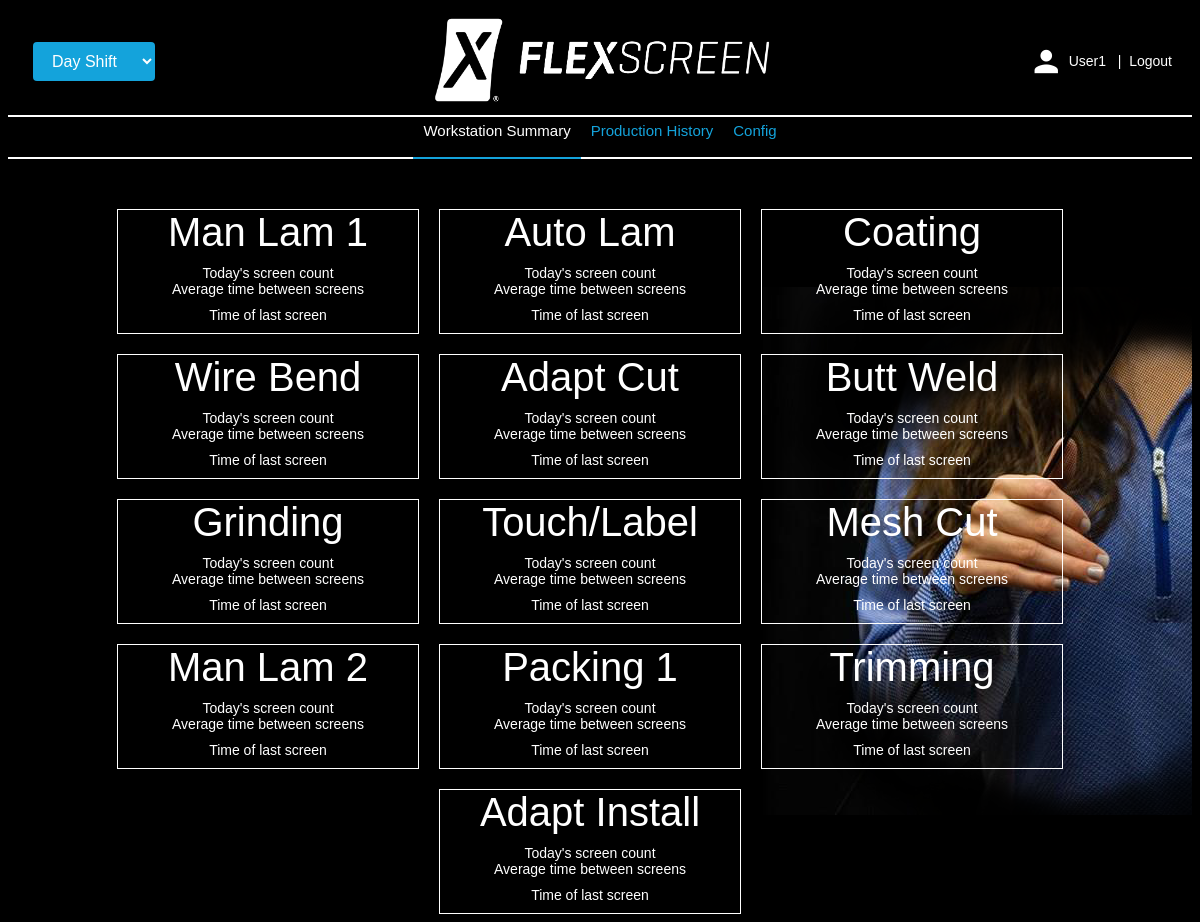
Screenshot of /website/workstationSummary.php with the database file from the repository.
### tables this page shows
CREATE TABLE `station` (
  `stationId` int(11) NOT NULL,
  `name` tinytext NOT NULL,
  `label` tinytext NOT NULL,
  `description` tinytext,
  `cycleTime` int(11) NOT NULL DEFAULT '0',
  `updateTime` datetime DEFAULT NULL
);

### website/common/params.php (called while the page is built, shortened)
<?php
class Params extends ArrayObject
{
   public static function parse()
   {
      $params = new Params(array());
      return $params;
   }
   public function getBool($key)
   {
      return (isset($this[$key]) && filter_var($this[$key], FILTER_VALIDATE_BOOLEAN));
   }
}

### website/common/kiosk.php (called while the page is built)
<?php
require_once 'params.php';
function isKioskMode()
{
   static $params = null;
   if (!$params)
   {
      $params = Params::parse();
   }
   return ($params->getBool("kiosk"));
}
?>

### website/common/database.php (called while the page is built, shortened)
<?php
require_once 'time.php';
class MySqlDatabase implements Database
{
   function __construct(
      $server,
      $user,
      $password,
      $database)
   {
      $this->server = $server;
      $this->user = $user;
      $this->password = $password;
      $this->database = $database;
   }
   public function connect()
   {
      $this->connection = new mysqli($this->server, $this->user, $this->password, $this->database);
      if ($this->connection->connect_error)
      {
      }
      else
      {
         $this->isConnected = true;
      }
   }
   public function isConnected()
   {
      return ($this->isConnected);
   }
   public function query(
      $query)
   {
      $result = NULL;
      if ($this->isConnected())
      {
         $result = $this->connection->query($query);
      }
      return ($result);
   }
   private $server = "";
   private $user = "";
   private $password = "";
   private $database = "";
   private $connection;
   private $isConnected = false;
}
class FlexscreenDatabase extends MySqlDatabase
{
   public static function getInstance()
   {
      if (!FlexscreenDatabase::$databaseInstance)
      {
         self::$databaseInstance = new FlexscreenDatabase();
         self::$databaseInstance->connect();
      }
      return (self::$databaseInstance);
   }
   public function getStation($stationId)
   {
      $query = "SELECT * from station WHERE stationId = \"$stationId\";";
      $result = $this->query($query);
      return ($result);
   }
   public function getStations()
   {
      $query = "SELECT * from station;";
      $result = $this->query($query);
      return ($result);
   }
   public function stationExists($stationId)
   {
      $query = "SELECT stationId from station WHERE stationId = \"$stationId\";";
      $result = $this->query($query);
      return ($result && ($result->num_rows > 0));
   }
   public function getCount($stationId, $shiftId, $startDateTime, $endDateTime)
   {
      $screenCount = 0;
      $stationClause = ($stationId == "ALL") ? "" : "stationId = \"$stationId\" AND";
      $shiftClause = ($shiftId == FlexscreenDatabase::ALL_SHIFTS) ? "" : "shiftId = \"$shiftId\" AND";
      $query = "SELECT SUM(count) FROM screencount WHERE $stationClause $shiftClause dateTime BETWEEN '" . Time::toMySqlDate($startDateTime) . "' AND '" . Time::toMySqlDate($endDateTime) . "';";
      $result = $this->query($query);
      if ($result && ($row = $result->fetch_assoc()))
      {
         $screenCount = intval($row['SUM(count)']);
      }
      return ($screenCount);
   }
   public function getHourlyCounts($stationId, $shiftId, $startDateTime, $endDateTime)
   {
       $stationClause = ($stationId == "ALL") ? "" : "stationId = \"$stationId\" AND";
       $shiftClause = ($shiftId == FlexscreenDatabase::ALL_SHIFTS) ? "" : "shiftId = \"$shiftId\" AND";
       $query = "SELECT stationId, shiftId, dateTime, count FROM screencount WHERE $stationClause $shiftClause dateTime BETWEEN '" . Time::toMySqlDate($startDateTime) . "' AND '" . Time::toMySqlDate($endDateTime) . "' ORDER BY stationId ASC, dateTime ASC;";
       $result = $this->query($query);
       return ($result);
   }
   public function getCurrentBreakId($stationId, $shiftId)
   {
      $breakId = 0;
      $query =
      "SELECT breakId FROM break WHERE stationId = $stationId AND shiftId = $shiftId AND endTime IS NULL";
      $result = $this->query($query);
      if ($result && ($row = $result->fetch_assoc()))
      {
         $breakId = $row["breakId"];
      }
      return ($breakId);
   }
   public function isOnBreak($stationId, $shiftId)
   {
      return ($this->getCurrentBreakId($stationId, $shiftId) != 0);
   }
   public function getBreak($breakId)
   {
      $query = "SELECT * from break WHERE breakId = \"$breakId\";";
      $result = $this->query($query);
      return ($result);
   }
   public function getShifts()
   {
      $query = "SELECT * from shift ORDER BY startTime ASC;";
      $result = $this->query($query);
      return ($result);
   }
   private static $databaseInstance = null;
}
?>

### website/common/stationInfo.php (called while the page is built, shortened)
<?php
require_once 'database.php';
require_once 'time.php';
class StationInfo
{
   public $name;
   public $label;
   public static function load($stationId)
   {
      $stationInfo = null;
      $database = FlexscreenDatabase::getInstance();
      if ($database && $database->isConnected())
      {
         $result = $database->getStation($stationId);
         if ($result && ($row = $result->fetch_assoc()))
         {
            $stationInfo= new StationInfo();
            $stationInfo->stationId = intval($row['stationId']);
            $stationInfo->name = $row['name'];
            $stationInfo->label = $row['label'];
            $stationInfo->description = $row['description'];
            $stationInfo->cycleTime = intval($row['cycleTime']);
            $stationInfo->updateTime = Time::fromMySqlDate($row['updateTime'], "Y-m-d H:i:s");
         }
      }
      return ($stationInfo);
   }
   public function getLabel()
   {
      $label = ($this->label != "") ? $this->label : $this->name;
      return ($label);
   }
}
?>

### website/common/workstationStatus.php (called while the page is built, shortened)
<?php
require_once 'breakInfo.php';
require_once 'cycleTimeStatus.php';
require_once 'database.php';
require_once 'time.php';
class WorkstationStatus
{
   public static function getWorkstationStatus($stationId, $shiftId)
   {
      $database = FlexscreenDatabase::getInstance();
      if ($database &&
          $database->isConnected() &&
          $database->stationExists($stationId))
      {
         $workstationStatus = new WorkstationStatus();
         $now = Time::now("Y-m-d H:i:s");
         $startDateTime= Time::startOfDay($now);
         $endDateTime= Time::endOfDay($now);
         $workstationStatus->stationId = $stationId;
         $workstationStatus->shiftId = $shiftId;
         $workstationStatus->label = WorkStationStatus::getWorkstationLabel($stationId, $database);
         $workstationStatus->count = WorkstationStatus::getCount($stationId, $shiftId, $startDateTime, $endDateTime, $database);
         $workstationStatus->hourlyCount = WorkstationStatus::getHourlyCount($stationId, $shiftId, $startDateTime, $endDateTime, $database);
         $workstationStatus->firstEntry = WorkstationStatus::getFirstEntry($stationId, $shiftId, $database);
         $workstationStatus->updateTime = $database->getLastEntry($stationId, $shiftId, $startDateTime, $endDateTime);
         $workstationStatus->averageCountTime = Stats::getAverageCountTime($stationId, $shiftId, $startDateTime, $endDateTime);
         $workstationStatus->hardwareButtonStatus = WorkstationStatus::getHardwareButtonStatus($stationId, $database);
         $workstationStatus->cycleTimeStatus = WorkstationStatus::getCycleTimeStatus($stationId, $shiftId, $workstationStatus->updateTime);
         $workstationStatus->cycleTimeStatusLabel = CycleTimeStatus::getClassLabel($workstationStatus->cycleTimeStatus);
         $workstationStatus->isOnBreak = $database->isOnBreak($stationId, $shiftId);
         if ($workstationStatus->isOnBreak)
         {
            $workstationStatus->breakInfo = BreakInfo::getCurrentBreak($stationId, $shiftId);
         }
      }
      return ($workstationStatus);
   }
   private static function getWorkstationLabel($stationId, $database)
   {
      $name = "";
      $result = $database->getStation($stationId);
      if ($result && ($row = $result->fetch_assoc()))
      {
         $name = $row['label'];
      }
      return ($name);
   }
   private static function getCount($stationId, $shiftId, $startDateTime, $endDateTime, $database)
   {
      $screenCount = $database->getCount($stationId, $shiftId, $startDateTime, $endDateTime);
      return ($screenCount);
   }
   private static function getHourlyCount($stationId, $shiftId, $startDateTime, $endDateTime, $database)
   {
      $hourlyCount = array();
      $tempDateTime = $startDateTime;
      while (new DateTime($tempDateTime) < new DateTime($endDateTime))
      {
         $index = (new DateTime($tempDateTime))->format("Y-m-d H:00:00");
         $hourlyCount[$index] = 0;
         $tempDateTime = Time::incrementHour($tempDateTime);
      }
      $result = $database->getHourlyCounts($stationId, $shiftId, $startDateTime, $endDateTime);
      return ($hourlyCount);
   }
   private static function getFirstEntry($stationId, $shiftId, $database)
   {
      $now = Time::now("Y-m-d H:i:s");
      $startDateTime = Time::startOfDay($now);
      $endDateTime = Time::endOfDay($now);
      $firstEntry = $database->getFirstEntry($stationId, $shiftId, $startDateTime, $endDateTime);
      return ($firstEntry);
   }
   private static function getHardwareButtonStatus($stationId, $database)
   {
      $hardwareButtonStatus = new stdClass();
      $hardwareButtonStatus->chipId = ButtonInfo::UNKNOWN_BUTTON_ID;
      $results = $database->getButtonsForStation($stationId);
      if ($results && ($row = $results->fetch_assoc()))
      {
         $buttonInfo = ButtonInfo::load($row["buttonId"]);
         $hardwareButtonStatus->buttonId = $buttonInfo->buttonId;
         $hardwareButtonStatus->ipAddress = $buttonInfo->ipAddress;
         $hardwareButtonStatus->lastContact = $buttonInfo->lastContact;
      }
      return ($hardwareButtonStatus);
   }
   private static function getCycleTimeStatus($stationId, $shiftId, $updateTime)
   {
      $stationInfo = StationInfo::load($stationId);
      return (CycleTimeStatus::calculateCycleTimeStatus($shiftId, $updateTime, $stationInfo->cycleTime));
   }
}
?>

### website/common/time.php (called while the page is built, shortened)
<?php
class Time
{
   static public function now($format)
   {
      $dateTime = new DateTime();
      $dateTime->setTimezone(new DateTimeZone('America/New_York'));
      return ($dateTime->format($format));
   }
   static public function toMySqlDate($dateString)
   {
      $dateTime = new DateTime($dateString, new DateTimeZone('America/New_York'));
      $dateTime->setTimezone(new DateTimeZone('UTC'));
      return ($dateTime->format("Y-m-d H:i:s"));
   }
   static public function fromMySqlDate($dateString, $format)
   {
      $dateTime = new DateTime($dateString, new DateTimeZone('UTC'));
      $dateTime->setTimezone(new DateTimeZone('America/New_York'));
      return ($dateTime->format($format));
   }
   static public function startOfDay($dateTime)
   {
      $startDateTime = new DateTime($dateTime);
      $startDateTime->setTimezone(new DateTimeZone('America/New_York'));
      return ($startDateTime->format("Y-m-d 00:00:00"));
   }
   static public function endOfDay($dateTime)
   {
      $endDateTime = new DateTime($dateTime);
      $endDateTime->setTimezone(new DateTimeZone('America/New_York'));
      return ($endDateTime->format("Y-m-d 23:59:59"));
   }
   static public function incrementHour($dateTime)
   {
      $incrementedDateTime = new DateTime($dateTime);
      $incrementedDateTime->add(new DateInterval("PT1H"));
      return ($incrementedDateTime->format("Y-m-d H:i:s"));
   }
}
?>

### website/common/cycleTimeStatus.php (called while the page is built, shortened)
<?php
require_once 'time.php';
class CycleTimeStatus
{
   static function calculateCycleTimeStatus($shiftId, $updateTime, $cycleTime)
   {
      $cycleTimeStatus = CycleTimeStatus::UNKNOWN;
      $activeShiftId = ShiftInfo::getShift(Time::now("H:i:s"));
      if (($cycleTime > 0) &&
          Time::isToday($updateTime) &&
          ($shiftId == $activeShiftId))
      {
         $updateDateTime = new DateTime($updateTime);
         $now = new DateTime(Time::now("Y-m-d H:i:s"));
         $seconds = ($now->getTimestamp() - $updateDateTime->getTimestamp());
         if ($seconds > ($cycleTime * CycleTimeStatus::OVER_THRESHOLD))
         {
            $cycleTimeStatus = CycleTimeStatus::OVER_CYCLE_TIME;
         }
         else if  ($seconds > ($cycleTime * CycleTimeStatus::WARNING_THRESHOLD))
         {
            $cycleTimeStatus = CycleTimeStatus::NEAR_CYCLE_TIME;
         }
         else
         {
            $cycleTimeStatus = CycleTimeStatus::UNDER_CYCLE_TIME;
         }
      }
      return ($cycleTimeStatus);
   }
}

### website/common/breakInfo.php (called while the page is built, shortened)
<?php
require_once 'breakDescription.php';
require_once 'database.php';
require_once 'shiftInfo.php';
require_once 'stationInfo.php';
require_once 'time.php';
class BreakInfo
{
   public static function load($breakId)
   {
      $breakInfo = null;
      $database = FlexscreenDatabase::getInstance();
      if ($database && $database->isConnected())
      {
         $result = $database->getBreak($breakId);
         if ($result && ($row = $result->fetch_assoc()))
         {
            $breakInfo = new BreakInfo();
            $breakInfo->breakId = intval($row['breakId']);
            $breakInfo->stationId = intval($row['stationId']);
            $breakInfo->shiftId = intval($row['shiftId']);
            $breakInfo->breakDescriptionId = intval($row['breakDescriptionId']);
            $breakInfo->startTime = Time::fromMySqlDate($row['startTime'], "Y-m-d H:i:s");
         }
      }
      return ($breakInfo);
   }
   public static function getCurrentBreak($stationId, $shiftId)
   {
      $breakInfo = null;
      $database = FlexscreenDatabase::getInstance();
      if ($database && $database->isConnected())
      {
         $breakId = $database->getCurrentBreakId($stationId, $shiftId);
         if ($breakId != BreakInfo::UNKNOWN_BREAK_ID)
         {
            $breakInfo = BreakInfo::load($breakId);
         }
      }
      return ($breakInfo);
   }
}
?>

### website/workstationSummary.php (the view, shortened to what this page needs)
<?php
require_once 'common/database.php';
require_once 'common/header.php';
require_once 'common/params.php';
require_once 'common/shiftInfo.php';
require_once 'common/stationInfo.php';
require_once 'common/workstationStatus.php';
function renderStationSummaries($shiftId)
{
   echo "<div class=\"flex-horizontal main summary\">";
   $result = FlexscreenDatabase::getInstance()->getStations();
   while ($result && ($row = $result->fetch_assoc()))
   {
      $stationId = $row["stationId"];
      renderStationSummary($stationId, $shiftId);
   }
   echo "</div>";
}
function renderStationSummary($stationId, $shiftId)
{
   $url= "workstation.php?stationId=" . $stationId;
   echo "<a href=\"$url\"><div id=\"workstation-summary-$stationId\" class=\"flex-vertical station-summary-div\">";
   $stationInfo = StationInfo::load($stationId);
   $workstationStatus = WorkstationStatus::getWorkstationStatus($stationId, $shiftId);
   if ($stationInfo && $workstationStatus)
   {
      echo
<<<HEREDOC
      <div class="flex-horizontal" style="justify-content: flex-start;">
         <div class="medium-stat station-id-div">{$stationInfo->getLabel()}</div>
         <div class="flex-horizontal hardware-button-led"></div>
      </div>
      <div class="flex-vertical">
         <div class="stat-label">Today's screen count</div>
         <div class="large-stat urgent-stat count-div"></div>
      </div>
      <div class="stat-label">Average time between screens</div>
      <div class="medium-stat average-count-time-div"></div>
      <div class="stat-label">Time of last screen</div>
      <div class="medium-stat update-time-div"></div>
HEREDOC;
   }
   echo "</div></a>";
}
?>
<html>
<head>
   <link rel="stylesheet" type="text/css" href="css/flex.css"/>
   <link rel="stylesheet" type="text/css" href="css/flexscreen.css"/>
   <link rel="stylesheet" type="text/css" href="css/workstationSummary.css"/>
</head>
<body onload="update()">
<div class="flex-vertical" style="align-items: flex-start;">
   <?php if (!isKioskMode()) {include 'common/menu.php';}?>
   <?php renderStationSummaries(ShiftInfo::getShiftId());?>
</div>
</body>
</html>

### rows the page displays
station: label "Man Lam 1"
station: label "Auto Lam"
station: label "Coating"
station: label "Wire Bend"
station: label "Adapt Cut"
station: label "Butt Weld"
station: label "Grinding"
station: label "Touch/Label"
station: label "Mesh Cut"
station: label "Man Lam 2"
station: label "Packing 1"
station: label "Trimming"
station: label "Adapt Install"

### other values shown
$username "User1"
form field shiftId "Day Shift"
